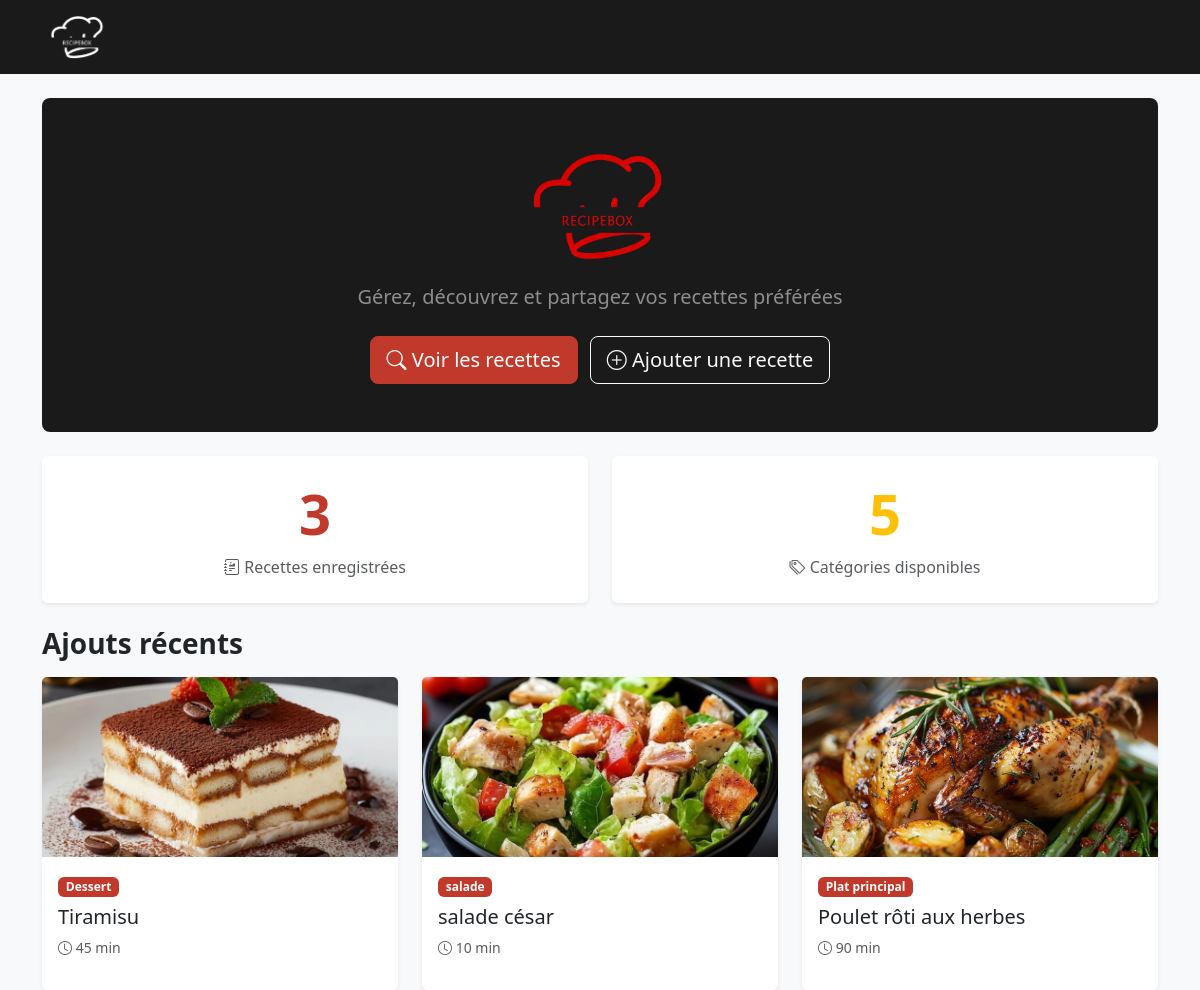
The page / on the database its author committed.
### recettes/models.py (models this page shows, shortened)
class Recette(models.Model):
    nom = models.CharField(max_length=200)
    ingredients = models.TextField()
    instructions = models.TextField()
    duree_preparation = models.IntegerField(help_text="Durée en minutes")
    date_creation = models.DateTimeField(auto_now_add=True)
    categorie = models.ForeignKey(
        Categorie,
        on_delete=models.CASCADE,
        related_name="recettes"
    )
    image = models.ImageField(upload_to='recettes/', blank=True, null=True)

class Categorie(models.Model):
    nom = models.CharField(max_length=100)
    class Meta:
        verbose_name = "Catégorie"
        verbose_name_plural = "Catégories"

### recettes/views.py (the view)
# urls.py: path('', views.home, name='home'),
def home(request):
    total_recettes = Recette.objects.count()
    total_categories = Categorie.objects.count()
    recettes_recentes = Recette.objects.order_by('-date_creation')[:3]
    return render(request, 'recettes/home.html', {
        'total_recettes': total_recettes,
        'total_categories': total_categories,
        'recettes_recentes': recettes_recentes,
    })

### recettes/templates/recettes/home.html (shortened to what this page needs)
{% extends 'recettes/base.html' %}
{% load static %}
{% block content %}
<div class="text-center py-5 mb-4 rounded-3 text-white" style="background-color: #1a1a1a;">
    <img src="{% static 'recettes/logo.png' %}" alt="RecipeBox" style="height: 120px;" class="mb-3">
    <p class="lead text-white-50 mb-4">Gérez, découvrez et partagez vos recettes préférées</p>
    <a href="{% url 'liste_recettes' %}" class="btn btn-danger btn-lg me-2">
        <i class="bi bi-search"></i> Voir les recettes
    </a>
    <a href="{% url 'ajouter_recette' %}" class="btn btn-outline-light btn-lg">
        <i class="bi bi-plus-circle"></i> Ajouter une recette
    </a>
</div>
<div class="row g-4 mb-4">
    <div class="col-md-6">
        <div class="card text-center border-0 shadow-sm">
            <div class="card-body py-4">
                <h2 class="display-4 fw-bold" style="color:#c0392b;">{{ total_recettes }}</h2>
                <p class="text-muted mb-0"><i class="bi bi-journal-richtext"></i> Recettes enregistrées</p>
            </div>
        </div>
    </div>
    <div class="col-md-6">
        <div class="card text-center border-0 shadow-sm">
            <div class="card-body py-4">
                <h2 class="display-4 fw-bold text-warning">{{ total_categories }}</h2>
                <p class="text-muted mb-0"><i class="bi bi-tags"></i> Catégories disponibles</p>
            </div>
        </div>
    </div>
</div>
{% if recettes_recentes %}
<h3 class="mb-3 fw-semibold">Ajouts récents</h3>
<div class="row g-4">
    {% for r in recettes_recentes %}
    <div class="col-md-4">
        <div class="card h-100 border-0 shadow-sm">
            {% if r.image %}
                <img src="{{ r.image.url }}" class="card-img-top recette-img" alt="{{ r.nom }}">
            {% else %}
                <div class="card-img-top recette-img d-flex align-items-center justify-content-center"
                     style="background-color:#1a1a1a;">
                    <img src="{% static 'recettes/logo.png' %}" style="height:70px; opacity:0.4;" alt="">
                </div>
            {% endif %}
            <div class="card-body">
                <span class="badge mb-2" style="background-color:#c0392b;">{{ r.categorie.nom }}</span>
                <h5 class="card-title">{{ r.nom }}</h5>
                <p class="text-muted small"><i class="bi bi-clock"></i> {{ r.duree_preparation }} min</p>
            </div>
        </div>
    </div>
    {% endfor %}
</div>
{% endif %}
{% endblock %}

### recettes/templates/recettes/base.html (style rules this page uses)
body { background-color: #f8f9fa; }
.card { transition: transform 0.2s; }
.recette-img { height: 180px; object-fit: cover; }
.btn-danger { background-color: #c0392b; border-color: #c0392b; }

### rows shown on the page
Recette: image (picture), categorie.nom "Dessert", nom "Tiramisu", duree_preparation "45"
Recette: image (picture), categorie.nom "salade", nom "salade césar", duree_preparation "10"
Recette: image (picture), categorie.nom "Plat principal", nom "Poulet rôti aux herbes", duree_preparation "90"

### other values the page prints
{{ total_recettes }} "3"
{{ total_categories }} "5"
